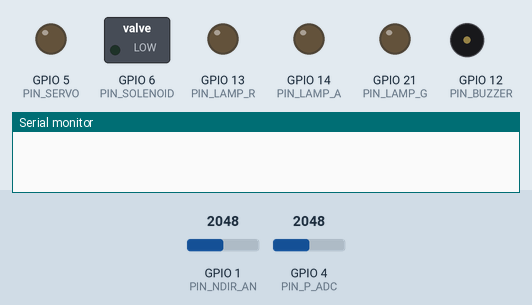
The sketch below on a simulated ESP32-S3. On the bench: switched loads named in the sketch (green lamp = pin HIGH), output pins drawn as LEDs (lit = HIGH), buzzer (waves = sounding, pin HIGH), the last lines printed to the serial monitor. The test bench sets the inputs (shaded band); at power-on: GPIO 1 (PIN_NDIR_AN) = 2048, GPIO 4 (PIN_P_ADC) = 2048 (analog values on the 0–4095 scale).

Above: at 0.1 s.
At 1.1 s:
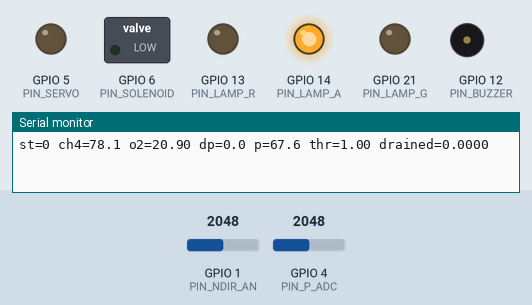
Timing chart, 0 to 2.6 s (numbered marks = the images above):
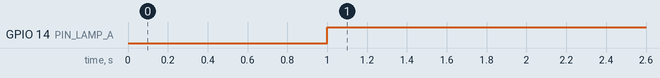

Measured:
- by itself, GPIO 14 (PIN_LAMP_A): LOW → HIGH at 1.0 s

The sketch:

fd1_node.ino
```cpp
// FD-1 Borehole Sentinel, node firmware (Stage 2 baseline)
// Team Chakra / Firedamp Dynamics, Vishwakarma Awards 2026-27, VK26-IITH-SM-0008
//
// Loop: SENSE -> VALIDATE -> CORRECT -> CLASSIFY -> ACT + LOG, once per second.
// Sensor drivers are thin wrappers; bring-up values are checked against datasheets
// on the bench before any threshold is trusted.

#include <Arduino.h>
#include <Wire.h>
#include <math.h>
#include "pins.h"
#include "config.h"

enum class State : uint8_t { BOOT, MONITOR, THROTTLE, ISOLATE, FAULT };
enum class GasMode : uint8_t { METHANE, CO2_SURROGATE };   // bench runs use CO2_SURROGATE

struct Reading {
  float ch4_ndir_pct = NAN;   // MH-440D
  float o2_pct = NAN;         // SEN0322
  float dp_pa = NAN;          // SDP810
  float p_abs_kpa = NAN;      // MPX5100AP
  float t_c = NAN;            // SHT40
  uint32_t ms = 0;
};

struct Totals {               // MRV accumulators, persisted to microSD every minute
  double ch4_drained_nm3 = 0;
  double ch4_routed_nm3 = 0;
  uint32_t isolated_s = 0;
};

static State state = State::BOOT;
static GasMode mode = GasMode::CO2_SURROGATE;
static Reading r;
static Totals tot;
static uint32_t bootMs, throttleSinceMs;
static float throttlePos = 1.0f;   // 1 = fully open

// ---------------------------------------------------------------- sensor wrappers
// MH-440D analog output: 0.4 V = 0 %vol, 2.0 V = full scale (Winsen product page).
float readNdirAnalogPct() {
  float v = analogReadMilliVolts(PIN_NDIR_AN) / 1000.0f;
  return constrain((v - 0.4f) / 1.6f * 100.0f, 0.0f, 100.0f);
}

// MPX5100AP behind a 10k/18k divider: Vout = Vs*(0.009*P - 0.095), Vs = 5.0 V.
float readPressureKpa() {
  float vadc = analogReadMilliVolts(PIN_P_ADC) / 1000.0f;
  float vout = vadc * (10.0f + 18.0f) / 18.0f;
  return (vout / 5.0f + 0.095f) / 0.009f;
}

// SEN0322 and SDP810 are read through their vendor libraries in the bring-up build
// (DFRobot_OxygenSensor, Sensirion SDP). Stubs keep the control logic testable.
float readO2Pct();
float readDpPa();
float readTempC();

// ---------------------------------------------------------------- physics
float o2DerivedFraction(float o2) {          // binary mixture of air + one other gas
  return constrain(1.0f - o2 / O2_IN_AIR_PCT, 0.0f, 1.0f);
}

float mixtureDensity(float x) {              // x = fraction of seam gas (or surrogate)
  float rhoGas = (mode == GasMode::METHANE) ? RHO_CH4_20C : RHO_CO2_20C;
  return x * rhoGas + (1.0f - x) * RHO_AIR_20C;
}

float orificeFlowM3s(float dp, float rho) {  // ISO 5167 form, Cd from rig calibration
  if (dp <= 0) return 0;
  const float a = PI * ORIFICE_BORE_M * ORIFICE_BORE_M / 4.0f;
  const float beta = ORIFICE_BORE_M / PIPE_ID_M;
  return ORIFICE_CD * a * sqrtf(2.0f * dp / rho) / sqrtf(1.0f - powf(beta, 4));
}

float toNormal(float q, float pKpa, float tC) { // to 0 C, 101.325 kPa
  return q * (pKpa / 101.325f) * (273.15f / (273.15f + tC));
}

// ---------------------------------------------------------------- actuators
void setIsolation(bool open) { digitalWrite(PIN_SOLENOID, open ? HIGH : LOW); }
void setThrottle(float pos) {                 // 0..1 -> 500..2500 us at 50 Hz (14-bit)
  throttlePos = constrain(pos, 0.15f, 1.0f);
  uint32_t us = 500 + (uint32_t)(throttlePos * 2000);
  ledcWrite(PIN_SERVO, (us * 16383UL) / 20000UL);
}
void lamp(bool R, bool A, bool G) {
  digitalWrite(PIN_LAMP_R, R); digitalWrite(PIN_LAMP_A, A); digitalWrite(PIN_LAMP_G, G);
}

// ---------------------------------------------------------------- state machine
void step(float now_s) {
  float ndir = r.ch4_ndir_pct;
  float o2x = o2DerivedFraction(r.o2_pct) * 100.0f;
  // In surrogate mode the O2-derived value IS the gas fraction; NDIR is span-checked separately.
  float gas = (mode == GasMode::METHANE) ? ndir : o2x;

  bool stale = (millis() - r.ms) > SENSOR_TIMEOUT_MS || isnan(gas) || isnan(r.o2_pct);
  bool implausible = (mode == GasMode::METHANE) && fabsf(ndir - o2x) > PLAUSIBILITY_PTS;

  if (state != State::BOOT && state != State::ISOLATE && (stale || implausible)) state = State::FAULT;
  if (state != State::BOOT && state != State::FAULT && r.o2_pct > O2_ISOLATE_PCT) state = State::ISOLATE;

  switch (state) {
    case State::BOOT:
      setIsolation(false); lamp(false, true, false);
      if ((millis() - bootMs) > NDIR_WARMUP_S * 1000UL && !stale) state = State::MONITOR;
      break;
    case State::MONITOR:
      setIsolation(true); setThrottle(throttlePos + 0.002f); lamp(false, false, true);  // reopen slowly
      if (gas < CH4_ROUTE_MIN_PCT) { state = State::THROTTLE; throttleSinceMs = millis(); }
      break;
    case State::THROTTLE:                      // reduce suction on this hole to cut air ingress
      setIsolation(true); lamp(false, true, false);
      setThrottle(throttlePos - 0.02f);
      if (gas >= CH4_ROUTE_MIN_PCT + CH4_ROUTE_HYST_PCT) state = State::MONITOR;
      else if (gas < CH4_ISOLATE_PCT || millis() - throttleSinceMs > THROTTLE_RECOVERY_S * 1000UL)
        state = State::ISOLATE;
      break;
    case State::ISOLATE:                       // latched; cleared by operator over Modbus/button
      setIsolation(false); lamp(true, false, false); digitalWrite(PIN_BUZZER, HIGH);
      tot.isolated_s++;
      break;
    case State::FAULT:
      setIsolation(false); lamp(true, true, false);
      break;
  }

  // MRV: count drained gas while the valve is open
  if (state == State::MONITOR || state == State::THROTTLE) {
    float x = gas / 100.0f;
    float q = orificeFlowM3s(r.dp_pa, mixtureDensity(x));
    float qn = toNormal(q, r.p_abs_kpa, r.t_c);
    tot.ch4_drained_nm3 += qn * x;                         // 1 s step
    if (gas >= CH4_ROUTE_MIN_PCT) tot.ch4_routed_nm3 += qn * x;
  }
}

void setup() {
  Serial.begin(115200);
  Wire.begin(PIN_I2C_SDA, PIN_I2C_SCL, 100000);
  pinMode(PIN_SOLENOID, OUTPUT); setIsolation(false);     // fail-closed from first instruction
  pinMode(PIN_LAMP_R, OUTPUT); pinMode(PIN_LAMP_A, OUTPUT); pinMode(PIN_LAMP_G, OUTPUT);
  pinMode(PIN_BUZZER, OUTPUT);
  ledcAttach(PIN_SERVO, 50, 14);
  analogReadResolution(12);
  bootMs = millis();
}

void loop() {
  static uint32_t last = 0;
  if (millis() - last < 1000) return;
  last = millis();
  r.ch4_ndir_pct = readNdirAnalogPct();
  r.o2_pct = readO2Pct();
  r.dp_pa = readDpPa();
  r.p_abs_kpa = readPressureKpa();
  r.t_c = readTempC();
  r.ms = millis();
  step(millis() / 1000.0f);
  Serial.printf("st=%u ch4=%.1f o2=%.2f dp=%.1f p=%.1f thr=%.2f drained=%.4f\n", (unsigned)state,
                r.ch4_ndir_pct, r.o2_pct, r.dp_pa, r.p_abs_kpa, throttlePos, tot.ch4_drained_nm3);
}

// --- bring-up stubs (replaced by vendor-library reads on the bench build) ---
float readO2Pct() { return 20.9f; }
float readDpPa() { return 0.0f; }
float readTempC() { return 25.0f; }
```

config.h
```cpp
// FD-1 routing and safety parameters. Defaults follow UNECE Best Practice Guidance
// (2nd ed., 2016): methane explosive at ~5-15 % in air; good-practice minimum for
// transport and use is >= 30 % (2 x upper explosive limit); national minimums 25-40 %.
// Every value here is a site setting and must be agreed with the mine's safety officer.
#pragma once

#define CH4_ROUTE_MIN_PCT        30.0f   // >= this: gas may be routed to utilisation/destruction
#define CH4_ROUTE_HYST_PCT        1.0f   // leave THROTTLE only above ROUTE_MIN + HYST
#define CH4_ISOLATE_PCT          25.0f   // below this: isolate borehole (latched)
#define O2_ISOLATE_PCT           10.0f   // above this: isolate regardless of CH4
#define PLAUSIBILITY_PTS          5.0f   // max |NDIR CH4 - O2-derived CH4| before FAULT
#define THROTTLE_RECOVERY_S        120   // time allowed to recover purity before isolating
#define NDIR_WARMUP_S              180   // MH-440D warm-up (datasheet: 3 min)
#define SENSOR_TIMEOUT_MS         3000

// Orifice meter (bench rig): 3.4 mm bore in 15.8 mm line, beta 0.215
#define ORIFICE_BORE_M         0.0034f
#define PIPE_ID_M              0.0158f
#define ORIFICE_CD             0.60f     // replaced by rig calibration value
#define RHO_AIR_20C            1.204f    // kg/m3
#define RHO_CH4_20C            0.668f
#define RHO_CO2_20C            1.842f    // bench surrogate mode
#define O2_IN_AIR_PCT          20.95f

#define MODBUS_ADDR               1      // node #1; node #2 = 2
#define MODBUS_BAUD           19200
```

pins.h
```cpp
// FD-1 node pin map (ESP32-S3-WROOM-1-N8R8). Mirrors electronics/pinmap.csv.
// GPIO35-37 are reserved for octal PSRAM on N8R8 modules; GPIO19/20 are USB.
#pragma once

#define PIN_I2C_SDA      8
#define PIN_I2C_SCL      9
#define PIN_NDIR_TX     17   // MCU TX -> MH-440D RXD
#define PIN_NDIR_RX     18   // MCU RX <- MH-440D TXD
#define PIN_NDIR_AN      1   // optional: MH-440D analog out (0.4-2.0 V) on ADC1_CH0
#define PIN_P_ADC        4   // MPX5100AP via 10k/18k divider
#define PIN_485_TX      15
#define PIN_485_RX      16
#define PIN_485_DE       7
#define PIN_SOLENOID     6   // IRLZ44N gate, HIGH = valve open (NC valve closes on power loss)
#define PIN_SERVO        5   // throttle servo, LEDC 50 Hz
#define PIN_ROUTER_IN1  10   // DRV8871
#define PIN_ROUTER_IN2  11
#define PIN_LAMP_R      13
#define PIN_LAMP_A      14
#define PIN_LAMP_G      21
#define PIN_BUZZER      12
#define PIN_SD_CS       39
#define PIN_SD_SCK      40
#define PIN_SD_MISO     41
#define PIN_SD_MOSI     42
```
